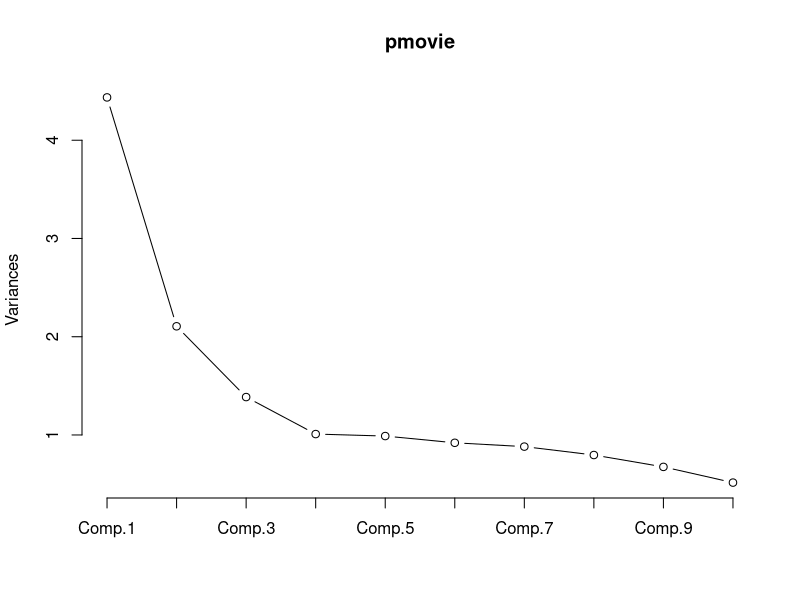
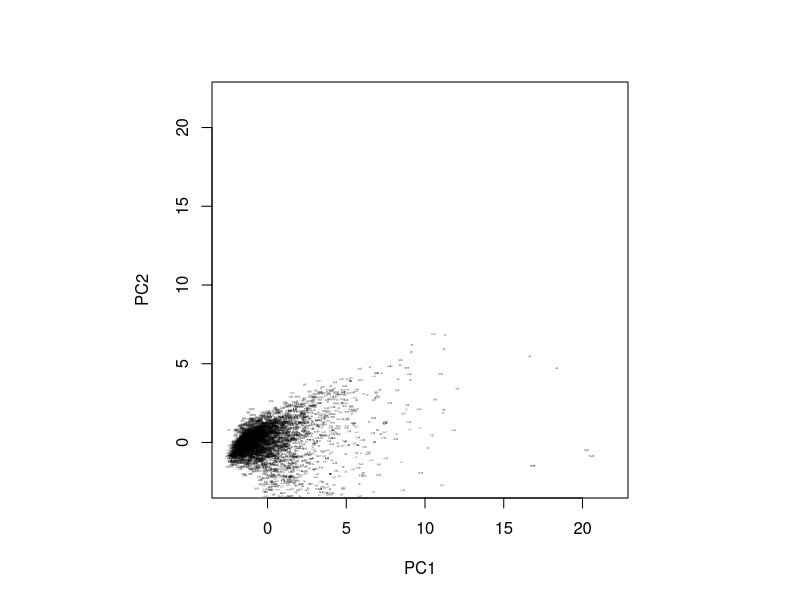

Here is the R script that generated these plots, in order:
#################################################################
#ANAYSIS SCRIPT: USE THIS SCRIPT TO CARRYOUT MULTIVARIATE METHODS
#################################################################

# IMPORT DATASET
imdbData_Clean <- read.csv("Data/Clean IMDb Data.csv")

# LOAD LIBARARIES

# PRINCIPLE COMPONENT ANALYSIS -------------------------------------------------
# extract numeric attributes
num <- imdbData_Clean[sapply(imdbData_Clean, function(x) is.numeric(x))]
str(num)

# PCA
pmovie <- princomp(na.omit(num), scores=T, cor=T)
summary(pmovie)

# screeplot
screeplot(pmovie,type="l")

# scores and loadings
pscores <- pmovie$scores
pload <- pmovie$loadings
pload[,1:8]
# cast_total_facebook_likes in PC2 noteworthy

par(pty="s")
plot(pmovie$scores[,1],pmovie$scores[,2],
     ylim=range(pmovie$scores[,1]),
     xlab="PC1",ylab="PC2",type="n",lwd=2)
text(pmovie$scores[,1],pmovie$scores[,2],
     labels=abbreviate(imdbData_Clean[,20]),  # to select the factor var
     cex=0.1,lwd=2)
names(imdbData_Clean[,3])
